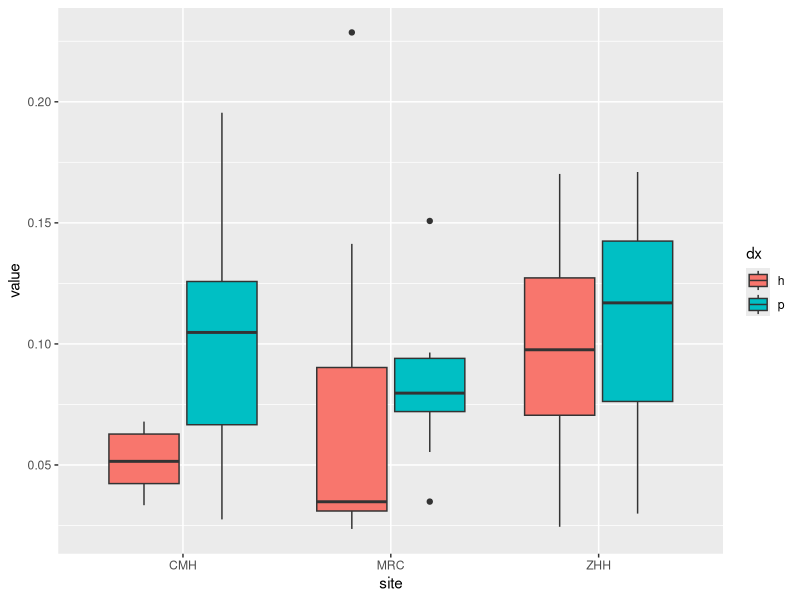
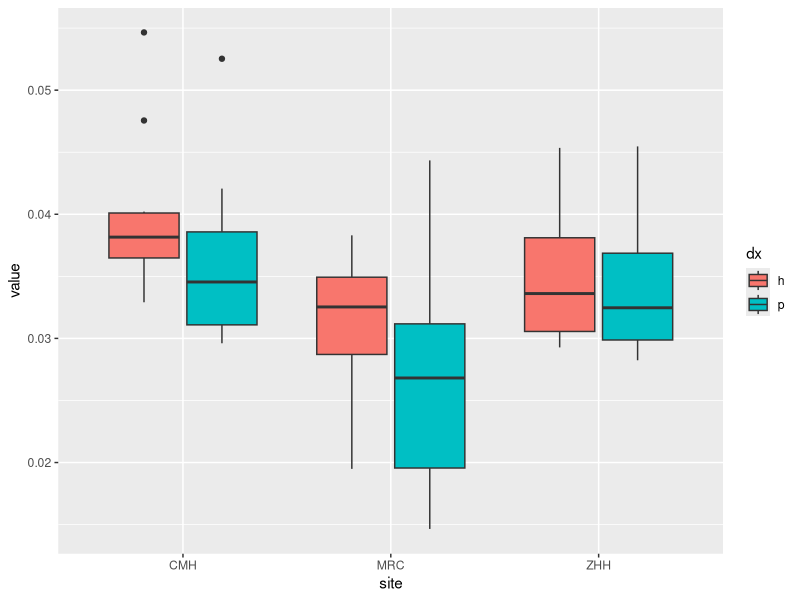
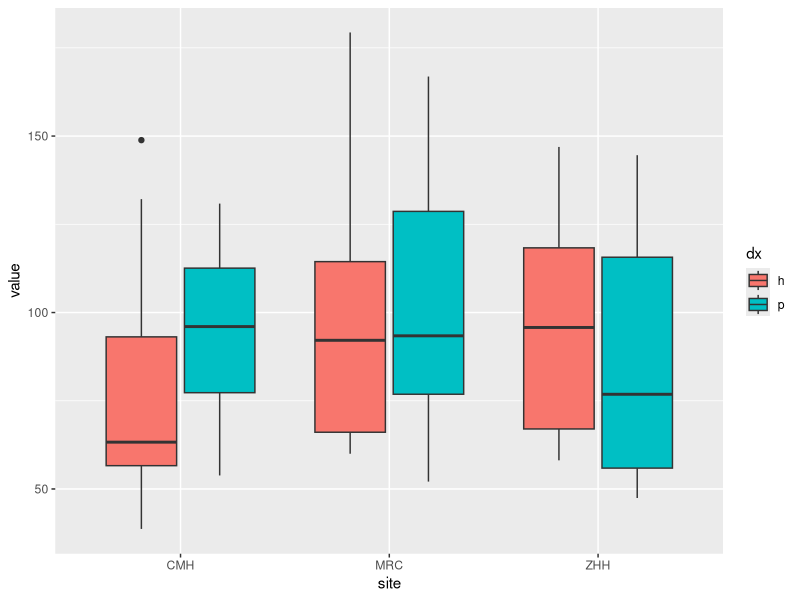
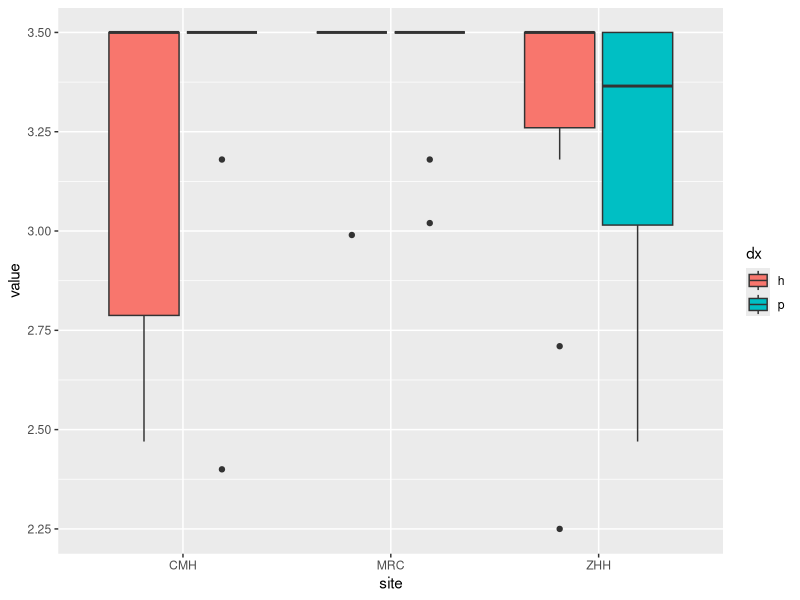
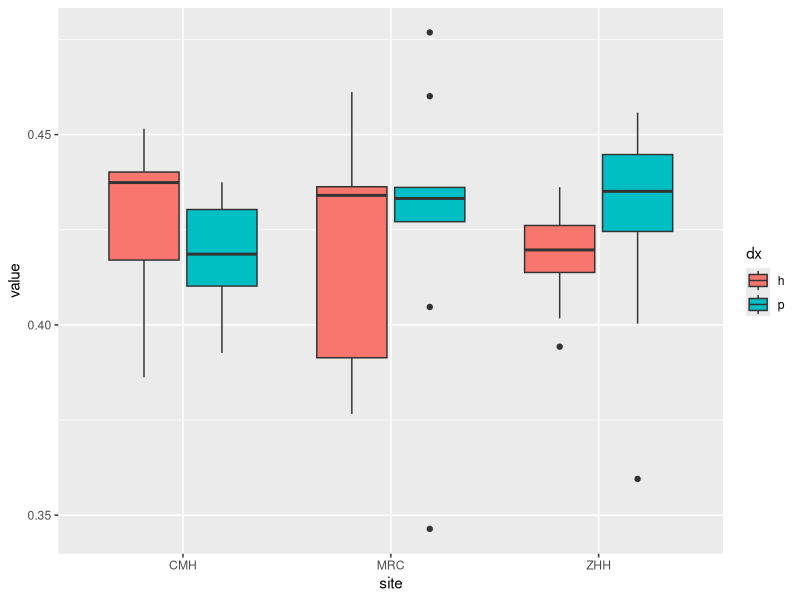
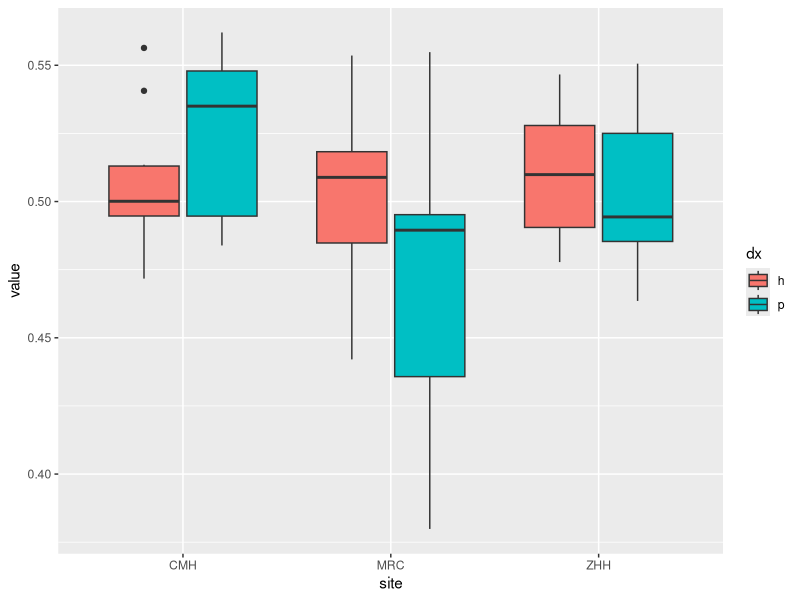
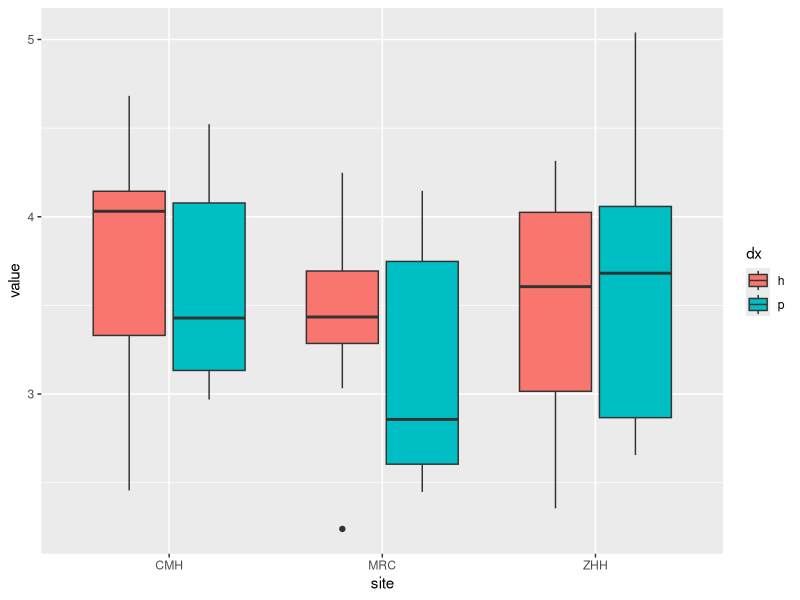
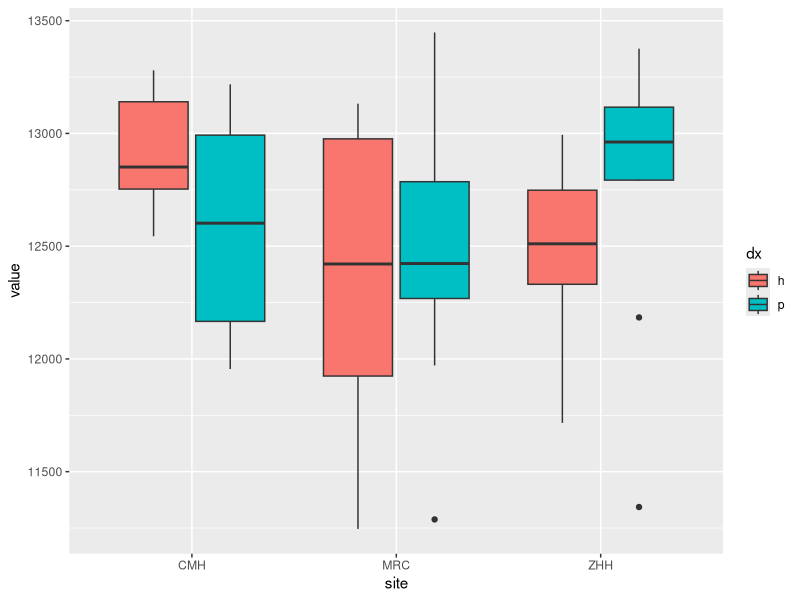

These figures' R source, in order:
#!/usr/bin/env R
library(ggplot2)
library(reshape2)

# load data, reformat
data <- read.csv('rest-graph-metrics.csv')
metrics<-c('conn.mean', 'ddist.var', 'conn.var', 'ddist.plaw', 'eff', 'ddist.mean', 'smworld', 'robtarget', 'robrandom')
data <- melt(data, metrics=metrics)

# ttests: across all sites, and within sites.
data_cmh <- subset(data, site == 'CMH')
data_mrc <- subset(data, site == 'MRC')
data_zhh <- subset(data, site == 'ZHH')

ttest_all = do.call("rbind", lapply(split(data, data$variable), function(x) t.test(value ~ dx, x)$p.value))
ttest_cmh = do.call("rbind", lapply(split(data_cmh, data_cmh$variable), function(x) t.test(value ~ dx, x)$p.value))
ttest_mrc = do.call("rbind", lapply(split(data_mrc, data_mrc$variable), function(x) t.test(value ~ dx, x)$p.value))
ttest_zhh = do.call("rbind", lapply(split(data_zhh, data_zhh$variable), function(x) t.test(value ~ dx, x)$p.value))

ttest_all = cbind(ttest_all, p.adjust(ttest_all, method="fdr"), p.adjust(ttest_all, method="bonferroni"))
ttest_cmh = cbind(ttest_cmh, p.adjust(ttest_cmh, method="fdr"), p.adjust(ttest_cmh, method="bonferroni"))
ttest_mrc = cbind(ttest_mrc, p.adjust(ttest_mrc, method="fdr"), p.adjust(ttest_mrc, method="bonferroni"))
ttest_zhh = cbind(ttest_zhh, p.adjust(ttest_zhh, method="fdr"), p.adjust(ttest_zhh, method="bonferroni"))

colnames(ttest_all) = c("raw", "fdr", "bonferroni")
colnames(ttest_cmh) = c("raw", "fdr", "bonferroni")
colnames(ttest_mrc) = c("raw", "fdr", "bonferroni")
colnames(ttest_zhh) = c("raw", "fdr", "bonferroni")

ttest_all = as.data.frame(ttest_all)
ttest_cmh = as.data.frame(ttest_cmh)
ttest_mrc = as.data.frame(ttest_mrc)
ttest_zhh = as.data.frame(ttest_zhh)

sig_all = subset(ttest_all, fdr < 0.05)
sig_cmh = subset(ttest_cmh, fdr < 0.05)
sig_mrc = subset(ttest_mrc, fdr < 0.05)
sig_zhh = subset(ttest_zhh, fdr < 0.05)

# per metric plot
ggplot(subset(data, variable == 'conn.mean'), aes(x=site, y=value, fill=dx)) + geom_boxplot()
ggplot(subset(data, variable == 'conn.var'), aes(x=site, y=value, fill=dx)) + geom_boxplot()
ggplot(subset(data, variable == 'ddist.var'), aes(x=site, y=value, fill=dx)) + geom_boxplot()
ggplot(subset(data, variable == 'ddist.plaw'), aes(x=site, y=value, fill=dx)) + geom_boxplot()
ggplot(subset(data, variable == 'eff'), aes(x=site, y=value, fill=dx)) + geom_boxplot()
ggplot(subset(data, variable == 'ddist.mean'), aes(x=site, y=value, fill=dx)) + geom_boxplot()
ggplot(subset(data, variable == 'smworld'), aes(x=site, y=value, fill=dx)) + geom_boxplot()
ggplot(subset(data, variable == 'robtarget'), aes(x=site, y=value, fill=dx)) + geom_boxplot()
ggplot(subset(data, variable == 'robrandom'), aes(x=site, y=value, fill=dx)) + geom_boxplot()

